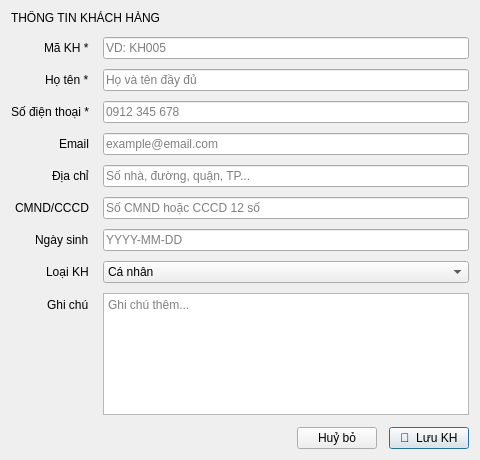
<?xml version="1.0" encoding="UTF-8"?>
<ui version="4.0">
 <class>KhachHangDialog</class>
 <widget class="QDialog" name="KhachHangDialog">
  <property name="geometry"><rect><x>0</x><y>0</y><width>480</width><height>460</height></rect></property>
  <property name="windowTitle"><string>Thêm / Sửa khách hàng</string></property>
  <layout class="QVBoxLayout" name="verticalLayout">
   <property name="contentsMargins"><rect><left>24</left><top>20</top><right>24</right><bottom>20</bottom></rect></property>
   <property name="spacing"><number>12</number></property>
   <item><widget class="QLabel" name="lbl_title"><property name="text"><string>THÔNG TIN KHÁCH HÀNG</string></property><property name="objectName"><string>detail_key_form</string></property></widget></item>
   <item>
    <layout class="QFormLayout" name="formLayout">
     <property name="labelAlignment"><set>Qt::AlignRight|Qt::AlignVCenter</set></property>
     <property name="horizontalSpacing"><number>14</number></property><property name="verticalSpacing"><number>10</number></property>
     <item row="0" column="0"><widget class="QLabel"><property name="text"><string>Mã KH *</string></property></widget></item>
     <item row="0" column="1"><widget class="QLineEdit" name="txt_ma_kh"><property name="placeholderText"><string>VD: KH005</string></property></widget></item>
     <item row="1" column="0"><widget class="QLabel"><property name="text"><string>Họ tên *</string></property></widget></item>
     <item row="1" column="1"><widget class="QLineEdit" name="txt_ho_ten"><property name="placeholderText"><string>Họ và tên đầy đủ</string></property></widget></item>
     <item row="2" column="0"><widget class="QLabel"><property name="text"><string>Số điện thoại *</string></property></widget></item>
     <item row="2" column="1"><widget class="QLineEdit" name="txt_so_dt"><property name="placeholderText"><string>0912 345 678</string></property></widget></item>
     <item row="3" column="0"><widget class="QLabel"><property name="text"><string>Email</string></property></widget></item>
     <item row="3" column="1"><widget class="QLineEdit" name="txt_email"><property name="placeholderText"><string>example@email.com</string></property></widget></item>
     <item row="4" column="0"><widget class="QLabel"><property name="text"><string>Địa chỉ</string></property></widget></item>
     <item row="4" column="1"><widget class="QLineEdit" name="txt_dia_chi"><property name="placeholderText"><string>Số nhà, đường, quận, TP...</string></property></widget></item>
     <item row="5" column="0"><widget class="QLabel"><property name="text"><string>CMND/CCCD</string></property></widget></item>
     <item row="5" column="1"><widget class="QLineEdit" name="txt_cmnd"><property name="placeholderText"><string>Số CMND hoặc CCCD 12 số</string></property></widget></item>
     <item row="6" column="0"><widget class="QLabel"><property name="text"><string>Ngày sinh</string></property></widget></item>
     <item row="6" column="1"><widget class="QLineEdit" name="txt_ngay_sinh"><property name="placeholderText"><string>YYYY-MM-DD</string></property></widget></item>
     <item row="7" column="0"><widget class="QLabel"><property name="text"><string>Loại KH</string></property></widget></item>
     <item row="7" column="1"><widget class="QComboBox" name="cbo_loai_kh"><item><property name="text"><string>Cá nhân</string></property></item><item><property name="text"><string>Doanh nghiệp</string></property></item></widget></item>
     <item row="8" column="0"><widget class="QLabel"><property name="text"><string>Ghi chú</string></property></widget></item>
     <item row="8" column="1"><widget class="QTextEdit" name="txt_ghi_chu"><property name="maximumHeight"><number>60</number></property><property name="placeholderText"><string>Ghi chú thêm...</string></property></widget></item>
    </layout>
   </item>
   <item>
    <layout class="QHBoxLayout">
     <item><spacer><property name="orientation"><enum>Qt::Horizontal</enum></property><property name="sizeHint" stdset="0"><size><width>40</width><height>20</height></size></property></spacer></item>
     <item><widget class="QPushButton" name="btn_cancel"><property name="text"><string>Huỷ bỏ</string></property></widget></item>
     <item><widget class="QPushButton" name="btn_save"><property name="text"><string>💾  Lưu KH</string></property><property name="objectName"><string>btn_add</string></property><property name="default"><bool>true</bool></property></widget></item>
    </layout>
   </item>
  </layout>
 </widget>
 <resources/>
 <connections><connection><sender>btn_cancel</sender><signal>clicked()</signal><receiver>KhachHangDialog</receiver><slot>reject()</slot><hints><hint type="sourcelabel"><x>20</x><y>20</y></hint><hint type="destinationlabel"><x>20</x><y>20</y></hint></hints></connection></connections>
</ui>
